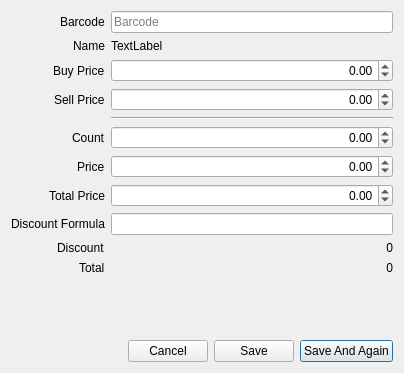
<?xml version="1.0" encoding="UTF-8"?>
<ui version="4.0">
 <class>PurchaseAddItemDialog</class>
 <widget class="QDialog" name="PurchaseAddItemDialog">
  <property name="geometry">
   <rect>
    <x>0</x>
    <y>0</y>
    <width>404</width>
    <height>373</height>
   </rect>
  </property>
  <property name="windowTitle">
   <string>Add New Purchase Item</string>
  </property>
  <layout class="QVBoxLayout" name="verticalLayout">
   <item>
    <layout class="QFormLayout" name="formLayout">
     <property name="labelAlignment">
      <set>Qt::AlignRight|Qt::AlignTrailing|Qt::AlignVCenter</set>
     </property>
     <item row="0" column="0">
      <widget class="QLabel" name="label">
       <property name="text">
        <string>Barcode</string>
       </property>
      </widget>
     </item>
     <item row="1" column="0">
      <widget class="QLabel" name="label_2">
       <property name="text">
        <string>Name</string>
       </property>
      </widget>
     </item>
     <item row="3" column="0">
      <widget class="QLabel" name="label_3">
       <property name="text">
        <string>Sell Price</string>
       </property>
      </widget>
     </item>
     <item row="5" column="0">
      <widget class="QLabel" name="label_4">
       <property name="text">
        <string>Count</string>
       </property>
      </widget>
     </item>
     <item row="6" column="0">
      <widget class="QLabel" name="label_5">
       <property name="text">
        <string>Price</string>
       </property>
      </widget>
     </item>
     <item row="7" column="0">
      <widget class="QLabel" name="label_6">
       <property name="text">
        <string>Total Price</string>
       </property>
      </widget>
     </item>
     <item row="0" column="1">
      <widget class="QLineEdit" name="lineBarcode">
       <property name="placeholderText">
        <string>Barcode</string>
       </property>
      </widget>
     </item>
     <item row="3" column="1">
      <widget class="QDoubleSpinBox" name="doubleSellPrice">
       <property name="alignment">
        <set>Qt::AlignRight|Qt::AlignTrailing|Qt::AlignVCenter</set>
       </property>
       <property name="minimum">
        <double>-10000000.000000000000000</double>
       </property>
       <property name="maximum">
        <double>10000000.000000000000000</double>
       </property>
      </widget>
     </item>
     <item row="5" column="1">
      <widget class="QDoubleSpinBox" name="doubleCount">
       <property name="alignment">
        <set>Qt::AlignRight|Qt::AlignTrailing|Qt::AlignVCenter</set>
       </property>
       <property name="minimum">
        <double>-10000000.000000000000000</double>
       </property>
       <property name="maximum">
        <double>10000000.000000000000000</double>
       </property>
      </widget>
     </item>
     <item row="6" column="1">
      <widget class="QDoubleSpinBox" name="doublePrice">
       <property name="alignment">
        <set>Qt::AlignRight|Qt::AlignTrailing|Qt::AlignVCenter</set>
       </property>
       <property name="minimum">
        <double>-10000000.000000000000000</double>
       </property>
       <property name="maximum">
        <double>10000000.000000000000000</double>
       </property>
      </widget>
     </item>
     <item row="7" column="1">
      <widget class="QDoubleSpinBox" name="doubleTotal">
       <property name="alignment">
        <set>Qt::AlignRight|Qt::AlignTrailing|Qt::AlignVCenter</set>
       </property>
       <property name="minimum">
        <double>-10000000.000000000000000</double>
       </property>
       <property name="maximum">
        <double>10000000.000000000000000</double>
       </property>
      </widget>
     </item>
     <item row="1" column="1">
      <widget class="QLabel" name="labelName">
       <property name="text">
        <string>TextLabel</string>
       </property>
      </widget>
     </item>
     <item row="2" column="0">
      <widget class="QLabel" name="label_7">
       <property name="text">
        <string>Buy Price</string>
       </property>
      </widget>
     </item>
     <item row="2" column="1">
      <widget class="QDoubleSpinBox" name="doubleBuyPrice">
       <property name="alignment">
        <set>Qt::AlignRight|Qt::AlignTrailing|Qt::AlignVCenter</set>
       </property>
       <property name="minimum">
        <double>-10000000.000000000000000</double>
       </property>
       <property name="maximum">
        <double>10000000.000000000000000</double>
       </property>
      </widget>
     </item>
     <item row="4" column="1">
      <widget class="Line" name="line">
       <property name="orientation">
        <enum>Qt::Horizontal</enum>
       </property>
      </widget>
     </item>
     <item row="8" column="0">
      <widget class="QLabel" name="label_8">
       <property name="text">
        <string>Discount Formula</string>
       </property>
      </widget>
     </item>
     <item row="9" column="0">
      <widget class="QLabel" name="label_9">
       <property name="text">
        <string>Discount</string>
       </property>
      </widget>
     </item>
     <item row="10" column="0">
      <widget class="QLabel" name="label_10">
       <property name="text">
        <string>Total</string>
       </property>
      </widget>
     </item>
     <item row="8" column="1">
      <widget class="QLineEdit" name="lineDiscountFormula">
       <property name="alignment">
        <set>Qt::AlignRight|Qt::AlignTrailing|Qt::AlignVCenter</set>
       </property>
      </widget>
     </item>
     <item row="9" column="1">
      <widget class="QLabel" name="labelDiscount">
       <property name="text">
        <string>0</string>
       </property>
       <property name="alignment">
        <set>Qt::AlignRight|Qt::AlignTrailing|Qt::AlignVCenter</set>
       </property>
      </widget>
     </item>
     <item row="10" column="1">
      <widget class="QLabel" name="labelTotal">
       <property name="text">
        <string>0</string>
       </property>
       <property name="alignment">
        <set>Qt::AlignRight|Qt::AlignTrailing|Qt::AlignVCenter</set>
       </property>
      </widget>
     </item>
    </layout>
   </item>
   <item>
    <spacer name="verticalSpacer">
     <property name="orientation">
      <enum>Qt::Vertical</enum>
     </property>
     <property name="sizeHint" stdset="0">
      <size>
       <width>20</width>
       <height>40</height>
      </size>
     </property>
    </spacer>
   </item>
   <item>
    <layout class="QHBoxLayout" name="horizontalLayout">
     <item>
      <spacer name="horizontalSpacer">
       <property name="orientation">
        <enum>Qt::Horizontal</enum>
       </property>
       <property name="sizeHint" stdset="0">
        <size>
         <width>40</width>
         <height>20</height>
        </size>
       </property>
      </spacer>
     </item>
     <item>
      <widget class="QPushButton" name="pushCancel">
       <property name="text">
        <string>Cancel</string>
       </property>
       <property name="autoDefault">
        <bool>false</bool>
       </property>
      </widget>
     </item>
     <item>
      <widget class="QPushButton" name="pushSave">
       <property name="text">
        <string>Save</string>
       </property>
       <property name="autoDefault">
        <bool>false</bool>
       </property>
       <property name="default">
        <bool>false</bool>
       </property>
      </widget>
     </item>
     <item>
      <widget class="QPushButton" name="pushSaveAgain">
       <property name="text">
        <string>Save And Again</string>
       </property>
       <property name="default">
        <bool>true</bool>
       </property>
      </widget>
     </item>
    </layout>
   </item>
  </layout>
 </widget>
 <tabstops>
  <tabstop>lineBarcode</tabstop>
  <tabstop>doubleBuyPrice</tabstop>
  <tabstop>doubleSellPrice</tabstop>
  <tabstop>doubleCount</tabstop>
  <tabstop>doublePrice</tabstop>
  <tabstop>doubleTotal</tabstop>
  <tabstop>pushSaveAgain</tabstop>
  <tabstop>pushSave</tabstop>
  <tabstop>pushCancel</tabstop>
 </tabstops>
 <resources/>
 <connections>
  <connection>
   <sender>pushCancel</sender>
   <signal>clicked()</signal>
   <receiver>PurchaseAddItemDialog</receiver>
   <slot>hide()</slot>
   <hints>
    <hint type="sourcelabel">
     <x>263</x>
     <y>221</y>
    </hint>
    <hint type="destinationlabel">
     <x>199</x>
     <y>149</y>
    </hint>
   </hints>
  </connection>
 </connections>
</ui>
